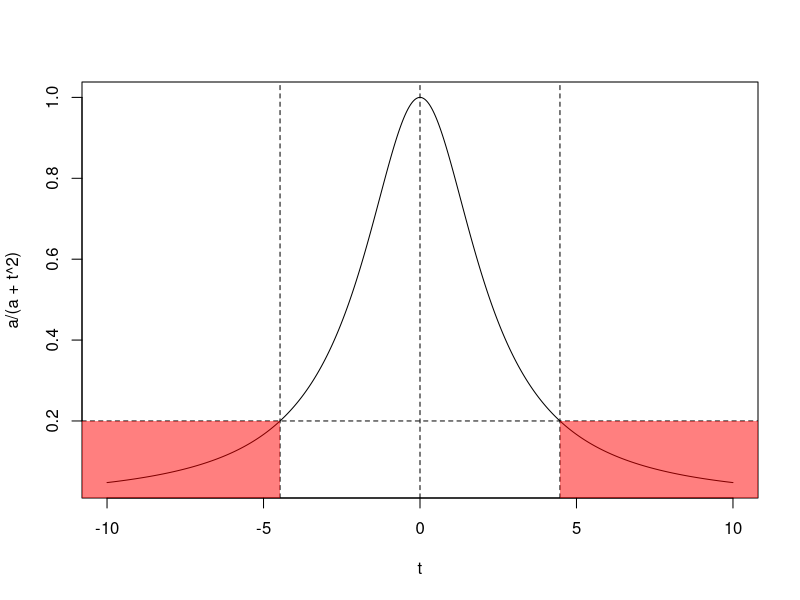

The R script that drew this image:
#! /usr/bin/Rscript
setwd("/home/lechen/Dropbox/Teaching/svn_teaching/2020_Spring_Math362/lectures/Codes")



# Section 9.1
png("T-Statistics.png")
t <- seq(-10,10,0.01)
a <- 5
plot(t,a/(a+t^2),type = "l")
abline(v= 0,lty=2)
abline(h= 0.2,lty=2)
abline(v= sqrt(20),lty=2)
abline(v= -sqrt(20),lty=2)
polygon(c(-12,-sqrt(20),-sqrt(20),-12),
        c(0,0,0.2,0.2),
        col=rgb(1, 0, 0,0.5), 
        border=NA)
polygon(c(12,sqrt(20),sqrt(20),12),
        c(0,0,0.2,0.2),
        col=rgb(1, 0, 0,0.5), 
        border=NA)
dev.off()


# Case Study 9.2.3
n=12
m=12
x=c(21,23,13,22,7,17,19,11,2,30,15,43)
y=c(21,21,14,31,19,19,11,29,20,27,27,24)
sum(x)
sum(x*x)
sum(y)
sum(y*y)
mean(x)
mean(y)
var(x)
var(y)
(mean(x)-mean(y))/sqrt(var(x)/n+var(y)/m)
th=var(x)/var(y)
(th+n/m)^2/(1/(n-1) * th^2 +1/(m-1) *(n/m)^2 )


